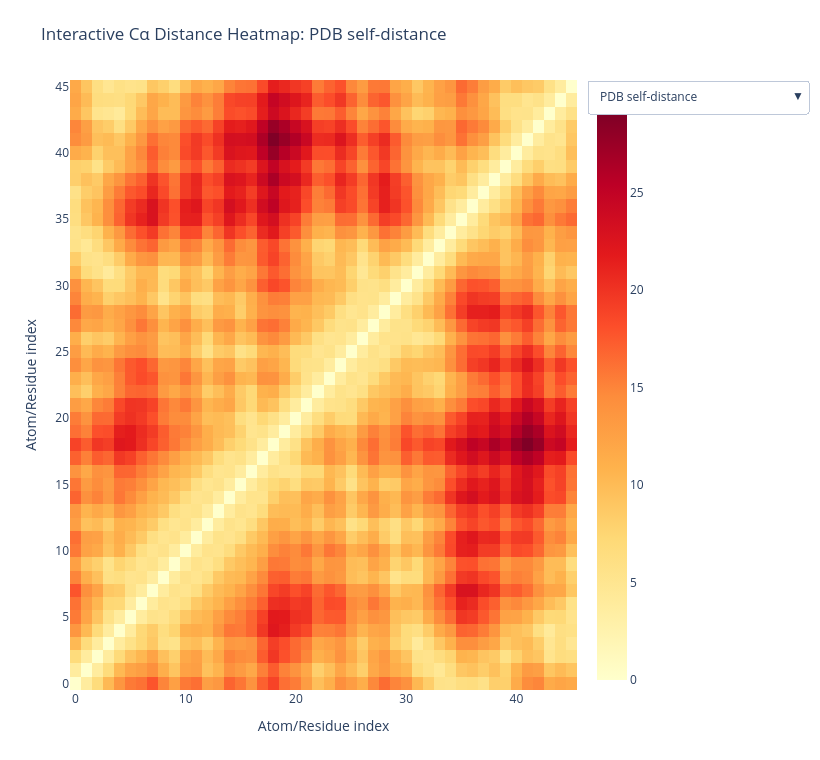
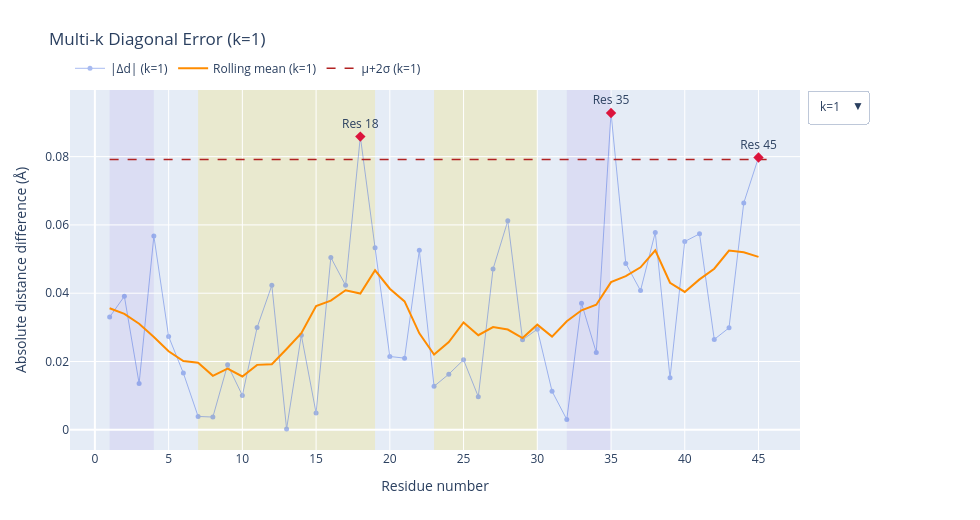
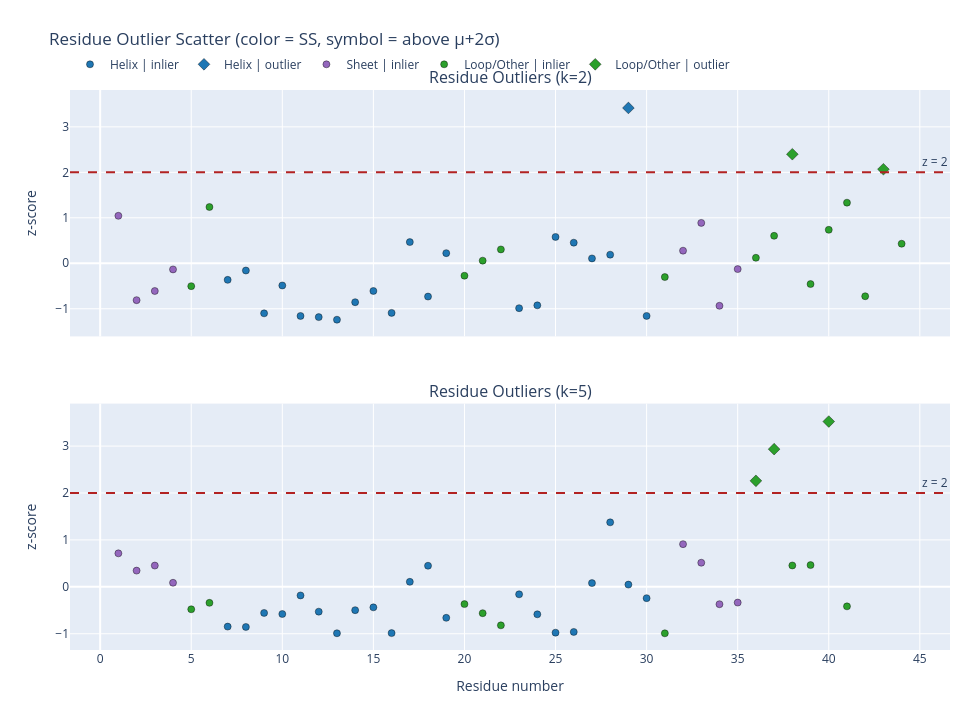
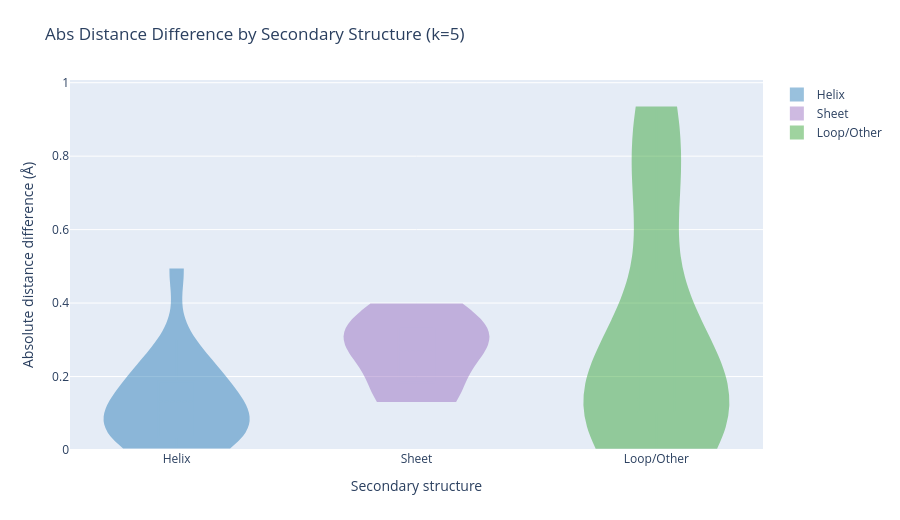

Notebook cell for these charts, in order:
### Code cell
pipeline = ProteinEvaluator(pdb_id="1CRN")
pipeline.fetch_structures()
pipeline.parse_and_align_structures()
pipeline.compute_invariants()
_ = pipeline.generate_visualisations()

### Figure 1 — Plotly figure (JSON) as saved in the notebook; plotly's stock layout.template omitted (floating-point values rounded to 4 significant figures; data arrays with more than 128 entries replaced by an {"elided": "..."} marker saying what was removed)
{"data": [{"coloraxis": "coloraxis", "customdata": {"elided": "4232 int values"}, "hovertemplate": "i: %{customdata[1]}<br>j: %{customdata[0]}<br>distance: %{z:.3f} Å<extra>PDB self-distance</extra>", "type": "heatmap", "visible": true, "x": [0, 1, 2, 3, 4, 5, 6, 7, 8, 9, 10, 11, 12, 13, 14, 15, 16, 17, 18, 19, 20, 21, 22, 23, 24, 25, 26, 27, 28, 29, 30, 31, 32, 33, 34, 35, 36, 37, 38, 39, 40, 41, 42, 43, 44, 45], "y": [0, 1, 2, 3, 4, 5, 6, 7, 8, 9, 10, 11, 12, 13, 14, 15, 16, 17, 18, 19, 20, 21, 22, 23, 24, 25, 26, 27, 28, 29, 30, 31, 32, 33, 34, 35, 36, 37, 38, 39, 40, 41, 42, 43, 44, 45], "z": {"elided": "46x46 float values"}}, {"coloraxis": "coloraxis", "customdata": {"elided": "4232 int values"}, "hovertemplate": "i: %{customdata[1]}<br>j: %{customdata[0]}<br>distance: %{z:.3f} Å<extra>AlphaFold self-distance</extra>", "type": "heatmap", "visible": false, "x": [0, 1, 2, 3, 4, 5, 6, 7, 8, 9, 10, 11, 12, 13, 14, 15, 16, 17, 18, 19, 20, 21, 22, 23, 24, 25, 26, 27, 28, 29, 30, 31, 32, 33, 34, 35, 36, 37, 38, 39, 40, 41, 42, 43, 44, 45], "y": [0, 1, 2, 3, 4, 5, 6, 7, 8, 9, 10, 11, 12, 13, 14, 15, 16, 17, 18, 19, 20, 21, 22, 23, 24, 25, 26, 27, 28, 29, 30, 31, 32, 33, 34, 35, 36, 37, 38, 39, 40, 41, 42, 43, 44, 45], "z": {"elided": "46x46 float values"}}, {"coloraxis": "coloraxis", "customdata": {"elided": "4232 int values"}, "hovertemplate": "i: %{customdata[1]}<br>j: %{customdata[0]}<br>distance: %{z:.3f} Å<extra>PDB vs AlphaFold cross-distance</extra>", "type": "heatmap", "visible": false, "x": [0, 1, 2, 3, 4, 5, 6, 7, 8, 9, 10, 11, 12, 13, 14, 15, 16, 17, 18, 19, 20, 21, 22, 23, 24, 25, 26, 27, 28, 29, 30, 31, 32, 33, 34, 35, 36, 37, 38, 39, 40, 41, 42, 43, 44, 45], "y": [0, 1, 2, 3, 4, 5, 6, 7, 8, 9, 10, 11, 12, 13, 14, 15, 16, 17, 18, 19, 20, 21, 22, 23, 24, 25, 26, 27, 28, 29, 30, 31, 32, 33, 34, 35, 36, 37, 38, 39, 40, 41, 42, 43, 44, 45], "z": {"elided": "46x46 float values"}}], "layout": {"coloraxis": {"colorbar": {"title": {"text": "Distance (Å)"}}, "colorscale": [[0, "rgb(255,255,204)"], [0.125, "rgb(255,237,160)"], [0.25, "rgb(254,217,118)"], [0.375, "rgb(254,178,76)"], [0.5, "rgb(253,141,60)"], [0.625, "rgb(252,78,42)"], [0.75, "rgb(227,26,28)"], [0.875, "rgb(189,0,38)"], [1, "rgb(128,0,38)"]]}, "height": 760, "margin": {"b": 70, "l": 70, "r": 220, "t": 80}, "title": {"text": "Interactive Cα Distance Heatmap: PDB self-distance"}, "updatemenus": [{"buttons": [{"args": [{"visible": [true, false, false]}, {"title": "Interactive Cα Distance Heatmap: PDB self-distance"}], "label": "PDB self-distance", "method": "update"}, {"args": [{"visible": [false, true, false]}, {"title": "Interactive Cα Distance Heatmap: AlphaFold self-distance"}], "label": "AlphaFold self-distance", "method": "update"}, {"args": [{"visible": [false, false, true]}, {"title": "Interactive Cα Distance Heatmap: PDB vs AlphaFold cross-distance"}], "label": "PDB vs AlphaFold cross-distance", "method": "update"}], "direction": "down", "x": 1.02, "xanchor": "left", "y": 1, "yanchor": "top"}], "width": 820, "xaxis": {"title": {"text": "Atom/Residue index"}}, "yaxis": {"title": {"text": "Atom/Residue index"}}}}

### Figure 2 — Plotly figure (JSON) as saved in the notebook; plotly's stock layout.template omitted (floating-point values rounded to 4 significant figures)
{"data": [{"hovertemplate": "Residue %{x}<br>abs diff %{y:.3f} Å<extra></extra>", "line": {"color": "royalblue", "width": 1}, "marker": {"color": "royalblue", "size": 5}, "mode": "lines+markers", "name": "|Δd| (k=1)", "opacity": 0.45, "type": "scatter", "visible": true, "x": [1, 2, 3, 4, 5, 6, 7, 8, 9, 10, 11, 12, 13, 14, 15, 16, 17, 18, 19, 20, 21, 22, 23, 24, 25, 26, 27, 28, 29, 30, 31, 32, 33, 34, 35, 36, 37, 38, 39, 40, 41, 42, 43, 44, 45], "y": [0.03303, 0.03909, 0.01357, 0.05675, 0.02733, 0.01661, 0.003908, 0.003731, 0.01903, 0.01007, 0.02996, 0.04231, 0.0002685, 0.02772, 0.004924, 0.05048, 0.0423, 0.08587, 0.05328, 0.02147, 0.02098, 0.05257, 0.01273, 0.01629, 0.02049, 0.0097, 0.0471, 0.0612, 0.02635, 0.02946, 0.01129, 0.003018, 0.03708, 0.02264, 0.09278, 0.04873, 0.04076, 0.05779, 0.01522, 0.05514, 0.05739, 0.02647, 0.02986, 0.06644, 0.07975]}, {"hovertemplate": "Residue %{x}<br>rolling %{y:.3f} Å<extra></extra>", "line": {"color": "darkorange", "width": 2}, "mode": "lines", "name": "Rolling mean (k=1)", "type": "scatter", "visible": true, "x": [1, 2, 3, 4, 5, 6, 7, 8, 9, 10, 11, 12, 13, 14, 15, 16, 17, 18, 19, 20, 21, 22, 23, 24, 25, 26, 27, 28, 29, 30, 31, 32, 33, 34, 35, 36, 37, 38, 39, 40, 41, 42, 43, 44, 45], "y": [0.03561, 0.03395, 0.03106, 0.02718, 0.023, 0.02013, 0.01963, 0.0158, 0.01795, 0.01561, 0.01901, 0.01918, 0.02368, 0.02828, 0.03627, 0.03784, 0.04086, 0.0399, 0.04671, 0.04132, 0.0376, 0.02826, 0.02203, 0.0257, 0.03144, 0.02769, 0.03008, 0.02937, 0.02687, 0.03079, 0.02729, 0.0318, 0.035, 0.03662, 0.04326, 0.045, 0.04758, 0.05254, 0.04307, 0.04038, 0.04404, 0.04718, 0.05251, 0.05198, 0.05063]}, {"hovertemplate": "threshold %{y:.3f} Å<extra></extra>", "line": {"color": "firebrick", "dash": "dash", "width": 1.5}, "mode": "lines", "name": "μ+2σ (k=1)", "type": "scatter", "visible": true, "x": [1, 46], "y": [0.07916, 0.07916]}, {"hovertemplate": "Residue %{x}<br>abs diff %{y:.3f} Å<extra></extra>", "marker": {"color": "crimson", "size": 8, "symbol": "diamond"}, "mode": "markers+text", "name": "Top outliers (k=1)", "showlegend": false, "text": ["Res 45", "Res 18", "Res 35"], "textposition": "top center", "type": "scatter", "visible": true, "x": [45, 18, 35], "y": [0.07975, 0.08587, 0.09278]}, {"hovertemplate": "Residue %{x}<br>abs diff %{y:.3f} Å<extra></extra>", "line": {"color": "royalblue", "width": 1}, "marker": {"color": "royalblue", "size": 5}, "mode": "lines+markers", "name": "|Δd| (k=2)", "opacity": 0.45, "type": "scatter", "visible": false, "x": [1, 2, 3, 4, 5, 6, 7, 8, 9, 10, 11, 12, 13, 14, 15, 16, 17, 18, 19, 20, 21, 22, 23, 24, 25, 26, 27, 28, 29, 30, 31, 32, 33, 34, 35, 36, 37, 38, 39, 40, 41, 42, 43, 44], "y": [0.2289, 0.04702, 0.06677, 0.1133, 0.07719, 0.2478, 0.09076, 0.111, 0.01862, 0.07867, 0.01286, 0.01048, 0.004887, 0.04258, 0.06682, 0.01959, 0.1723, 0.05476, 0.1485, 0.09976, 0.1323, 0.1565, 0.02973, 0.03585, 0.1833, 0.171, 0.137, 0.145, 0.4615, 0.01302, 0.09688, 0.1537, 0.2136, 0.03487, 0.114, 0.1384, 0.1858, 0.3617, 0.08175, 0.1987, 0.2573, 0.05545, 0.3294, 0.1687]}, {"hovertemplate": "Residue %{x}<br>rolling %{y:.3f} Å<extra></extra>", "line": {"color": "darkorange", "width": 2}, "mode": "lines", "name": "Rolling mean (k=2)", "type": "scatter", "visible": false, "x": [1, 2, 3, 4, 5, 6, 7, 8, 9, 10, 11, 12, 13, 14, 15, 16, 17, 18, 19, 20, 21, 22, 23, 24, 25, 26, 27, 28, 29, 30, 31, 32, 33, 34, 35, 36, 37, 38, 39, 40, 41, 42, 43, 44], "y": [0.114, 0.1066, 0.1302, 0.1245, 0.1077, 0.1036, 0.1053, 0.09099, 0.08146, 0.04675, 0.03987, 0.03356, 0.0337, 0.04707, 0.05305, 0.07276, 0.08632, 0.09913, 0.1119, 0.1134, 0.0939, 0.1123, 0.1155, 0.1208, 0.1226, 0.1662, 0.1638, 0.1725, 0.1683, 0.1744, 0.1598, 0.1554, 0.1092, 0.1339, 0.1717, 0.1614, 0.1593, 0.1911, 0.1827, 0.21, 0.2076, 0.1819, 0.2019, 0.2027]}, {"hovertemplate": "threshold %{y:.3f} Å<extra></extra>", "line": {"color": "firebrick", "dash": "dash", "width": 1.5}, "mode": "lines", "name": "μ+2σ (k=2)", "type": "scatter", "visible": false, "x": [1, 46], "y": [0.3227, 0.3227]}, {"hovertemplate": "Residue %{x}<br>abs diff %{y:.3f} Å<extra></extra>", "marker": {"color": "crimson", "size": 8, "symbol": "diamond"}, "mode": "markers+text", "name": "Top outliers (k=2)", "showlegend": false, "text": ["Res 43", "Res 38", "Res 29"], "textposition": "top center", "type": "scatter", "visible": false, "x": [43, 38, 29], "y": [0.3294, 0.3617, 0.4615]}, {"hovertemplate": "Residue %{x}<br>abs diff %{y:.3f} Å<extra></extra>", "line": {"color": "royalblue", "width": 1}, "marker": {"color": "royalblue", "size": 5}, "mode": "lines+markers", "name": "|Δd| (k=5)", "opacity": 0.45, "type": "scatter", "visible": false, "x": [1, 2, 3, 4, 5, 6, 7, 8, 9, 10, 11, 12, 13, 14, 15, 16, 17, 18, 19, 20, 21, 22, 23, 24, 25, 26, 27, 28, 29, 30, 31, 32, 33, 34, 35, 36, 37, 38, 39, 40, 41], "y": [0.356, 0.2805, 0.3027, 0.2274, 0.1113, 0.1396, 0.03572, 0.03395, 0.09536, 0.09075, 0.172, 0.1008, 0.006461, 0.1076, 0.1198, 0.007084, 0.2316, 0.3018, 0.07397, 0.1339, 0.09438, 0.04111, 0.1768, 0.08945, 0.009191, 0.01231, 0.226, 0.4917, 0.2194, 0.16, 0.00632, 0.3964, 0.3149, 0.1335, 0.1408, 0.6732, 0.8118, 0.3031, 0.3047, 0.9327, 0.1242]}, {"hovertemplate": "Residue %{x}<br>rolling %{y:.3f} Å<extra></extra>", "line": {"color": "darkorange", "width": 2}, "mode": "lines", "name": "Rolling mean (k=5)", "type": "scatter", "visible": false, "x": [1, 2, 3, 4, 5, 6, 7, 8, 9, 10, 11, 12, 13, 14, 15, 16, 17, 18, 19, 20, 21, 22, 23, 24, 25, 26, 27, 28, 29, 30, 31, 32, 33, 34, 35, 36, 37, 38, 39, 40, 41], "y": [0.2916, 0.2556, 0.2362, 0.2076, 0.1616, 0.1352, 0.1049, 0.09695, 0.09546, 0.07644, 0.0867, 0.09896, 0.08635, 0.1065, 0.125, 0.1212, 0.1394, 0.1375, 0.1263, 0.1505, 0.1302, 0.08841, 0.0796, 0.09275, 0.1495, 0.175, 0.1726, 0.1607, 0.216, 0.2592, 0.246, 0.1959, 0.2607, 0.3539, 0.3962, 0.3831, 0.4714, 0.4701, 0.5249, 0.4953, 0.4162]}, {"hovertemplate": "threshold %{y:.3f} Å<extra></extra>", "line": {"color": "firebrick", "dash": "dash", "width": 1.5}, "mode": "lines", "name": "μ+2σ (k=5)", "type": "scatter", "visible": false, "x": [1, 46], "y": [0.62, 0.62]}, {"hovertemplate": "Residue %{x}<br>abs diff %{y:.3f} Å<extra></extra>", "marker": {"color": "crimson", "size": 8, "symbol": "diamond"}, "mode": "markers+text", "name": "Top outliers (k=5)", "showlegend": false, "text": ["Res 36", "Res 37", "Res 40"], "textposition": "top center", "type": "scatter", "visible": false, "x": [36, 37, 40], "y": [0.6732, 0.8118, 0.9327]}], "layout": {"height": 520, "legend": {"orientation": "h", "x": 0, "xanchor": "left", "y": 1.02, "yanchor": "bottom"}, "margin": {"b": 70, "l": 70, "r": 180, "t": 90}, "shapes": [{"fillcolor": "gold", "layer": "below", "line": {"width": 0}, "opacity": 0.16, "type": "rect", "x0": 7, "x1": 19, "xref": "x", "y0": 0, "y1": 1, "yref": "y domain"}, {"fillcolor": "gold", "layer": "below", "line": {"width": 0}, "opacity": 0.16, "type": "rect", "x0": 23, "x1": 30, "xref": "x", "y0": 0, "y1": 1, "yref": "y domain"}, {"fillcolor": "mediumpurple", "layer": "below", "line": {"width": 0}, "opacity": 0.12, "type": "rect", "x0": 1, "x1": 4, "xref": "x", "y0": 0, "y1": 1, "yref": "y domain"}, {"fillcolor": "mediumpurple", "layer": "below", "line": {"width": 0}, "opacity": 0.12, "type": "rect", "x0": 32, "x1": 35, "xref": "x", "y0": 0, "y1": 1, "yref": "y domain"}], "title": {"text": "Multi-k Diagonal Error (k=1)"}, "updatemenus": [{"buttons": [{"args": [{"visible": [true, true, true, true, false, false, false, false, false, false, false, false]}, {"title": "Multi-k Diagonal Error (k=1) with Fixed SS Shading"}], "label": "k=1", "method": "update"}, {"args": [{"visible": [false, false, false, false, true, true, true, true, false, false, false, false]}, {"title": "Multi-k Diagonal Error (k=2) with Fixed SS Shading"}], "label": "k=2", "method": "update"}, {"args": [{"visible": [false, false, false, false, false, false, false, false, true, true, true, true]}, {"title": "Multi-k Diagonal Error (k=5) with Fixed SS Shading"}], "label": "k=5", "method": "update"}], "direction": "down", "x": 1.01, "xanchor": "left", "y": 1, "yanchor": "top"}], "width": 980, "xaxis": {"title": {"text": "Residue number"}}, "yaxis": {"title": {"text": "Absolute distance difference (Å)"}}}}

### Figure 3 — Plotly figure (JSON) as saved in the notebook; plotly's stock layout.template omitted (floating-point values rounded to 4 significant figures)
{"data": [{"customdata": [[0.0908, "Helix", false], [0.111, "Helix", false], [0.0186, "Helix", false], [0.0787, "Helix", false], [0.0129, "Helix", false], [0.0105, "Helix", false], [0.0049, "Helix", false], [0.0426, "Helix", false], [0.0668, "Helix", false], [0.0196, "Helix", false], [0.1723, "Helix", false], [0.0548, "Helix", false], [0.1485, "Helix", false], [0.0297, "Helix", false], [0.0359, "Helix", false], [0.1833, "Helix", false], [0.171, "Helix", false], [0.137, "Helix", false], [0.145, "Helix", false], [0.013, "Helix", false]], "hovertemplate": "Residue %{x}<br>z-score %{y:.3f}<br>abs diff %{customdata[0]:.3f} Å<br>SS %{customdata[1]}<br>above μ+2σ %{customdata[2]}<extra></extra>", "legendgroup": "Helix_False", "marker": {"color": "#1f77b4", "line": {"color": "black", "width": 0.4}, "size": 7, "symbol": "circle"}, "mode": "markers", "name": "Helix | inlier", "showlegend": true, "type": "scatter", "x": [7, 8, 9, 10, 11, 12, 13, 14, 15, 16, 17, 18, 19, 23, 24, 25, 26, 27, 28, 30], "xaxis": "x", "y": [-0.365, -0.159, -1.101, -0.488, -1.159, -1.184, -1.241, -0.856, -0.609, -1.091, 0.466, -0.732, 0.223, -0.987, -0.925, 0.579, 0.453, 0.107, 0.189, -1.158], "yaxis": "y"}, {"customdata": [[0.4615, "Helix", true]], "hovertemplate": "Residue %{x}<br>z-score %{y:.3f}<br>abs diff %{customdata[0]:.3f} Å<br>SS %{customdata[1]}<br>above μ+2σ %{customdata[2]}<extra></extra>", "legendgroup": "Helix_True", "marker": {"color": "#1f77b4", "line": {"color": "black", "width": 0.4}, "size": 9, "symbol": "diamond"}, "mode": "markers", "name": "Helix | outlier", "showlegend": true, "type": "scatter", "x": [29], "xaxis": "x", "y": [3.416], "yaxis": "y"}, {"customdata": [[0.2289, "Sheet", false], [0.047, "Sheet", false], [0.0668, "Sheet", false], [0.1133, "Sheet", false], [0.1537, "Sheet", false], [0.2136, "Sheet", false], [0.0349, "Sheet", false], [0.114, "Sheet", false]], "hovertemplate": "Residue %{x}<br>z-score %{y:.3f}<br>abs diff %{customdata[0]:.3f} Å<br>SS %{customdata[1]}<br>above μ+2σ %{customdata[2]}<extra></extra>", "legendgroup": "Sheet_False", "marker": {"color": "#9467bd", "line": {"color": "black", "width": 0.4}, "size": 7, "symbol": "circle"}, "mode": "markers", "name": "Sheet | inlier", "showlegend": true, "type": "scatter", "x": [1, 2, 3, 4, 32, 33, 34, 35], "xaxis": "x", "y": [1.044, -0.811, -0.61, -0.135, 0.277, 0.888, -0.935, -0.128], "yaxis": "y"}, {"customdata": [[0.0772, "Loop/Other", false], [0.2478, "Loop/Other", false], [0.0998, "Loop/Other", false], [0.1323, "Loop/Other", false], [0.1565, "Loop/Other", false], [0.0969, "Loop/Other", false], [0.1384, "Loop/Other", false], [0.1858, "Loop/Other", false], [0.0817, "Loop/Other", false], [0.1987, "Loop/Other", false], [0.2573, "Loop/Other", false], [0.0555, "Loop/Other", false], [0.1687, "Loop/Other", false]], "hovertemplate": "Residue %{x}<br>z-score %{y:.3f}<br>abs diff %{customdata[0]:.3f} Å<br>SS %{customdata[1]}<br>above μ+2σ %{customdata[2]}<extra></extra>", "legendgroup": "Loop/Other_False", "marker": {"color": "#2ca02c", "line": {"color": "black", "width": 0.4}, "size": 7, "symbol": "circle"}, "mode": "markers", "name": "Loop/Other | inlier", "showlegend": true, "type": "scatter", "x": [5, 6, 20, 21, 22, 31, 36, 37, 39, 40, 41, 42, 44], "xaxis": "x", "y": [-0.503, 1.237, -0.273, 0.058, 0.305, -0.303, 0.121, 0.604, -0.457, 0.736, 1.333, -0.725, 0.43], "yaxis": "y"}, {"customdata": [[0.3617, "Loop/Other", true], [0.3294, "Loop/Other", true]], "hovertemplate": "Residue %{x}<br>z-score %{y:.3f}<br>abs diff %{customdata[0]:.3f} Å<br>SS %{customdata[1]}<br>above μ+2σ %{customdata[2]}<extra></extra>", "legendgroup": "Loop/Other_True", "marker": {"color": "#2ca02c", "line": {"color": "black", "width": 0.4}, "size": 9, "symbol": "diamond"}, "mode": "markers", "name": "Loop/Other | outlier", "showlegend": true, "type": "scatter", "x": [38, 43], "xaxis": "x", "y": [2.398, 2.068], "yaxis": "y"}, {"customdata": [[0.0357, "Helix", false], [0.034, "Helix", false], [0.0954, "Helix", false], [0.0907, "Helix", false], [0.172, "Helix", false], [0.1008, "Helix", false], [0.0065, "Helix", false], [0.1076, "Helix", false], [0.1198, "Helix", false], [0.0071, "Helix", false], [0.2316, "Helix", false], [0.3018, "Helix", false], [0.074, "Helix", false], [0.1768, "Helix", false], [0.0894, "Helix", false], [0.0092, "Helix", false], [0.0123, "Helix", false], [0.226, "Helix", false], [0.4917, "Helix", false], [0.2194, "Helix", false], [0.16, "Helix", false]], "hovertemplate": "Residue %{x}<br>z-score %{y:.3f}<br>abs diff %{customdata[0]:.3f} Å<br>SS %{customdata[1]}<br>above μ+2σ %{customdata[2]}<extra></extra>", "legendgroup": "Helix_False", "marker": {"color": "#1f77b4", "line": {"color": "black", "width": 0.4}, "size": 7, "symbol": "circle"}, "mode": "markers", "name": "Helix | inlier", "showlegend": false, "type": "scatter", "x": [7, 8, 9, 10, 11, 12, 13, 14, 15, 16, 17, 18, 19, 23, 24, 25, 26, 27, 28, 29, 30], "xaxis": "x2", "y": [-0.847, -0.855, -0.556, -0.579, -0.183, -0.529, -0.989, -0.497, -0.437, -0.986, 0.107, 0.45, -0.66, -0.159, -0.585, -0.976, -0.961, 0.08, 1.375, 0.048, -0.241], "yaxis": "y2"}, {"customdata": [[0.356, "Sheet", false], [0.2805, "Sheet", false], [0.3027, "Sheet", false], [0.2274, "Sheet", false], [0.3964, "Sheet", false], [0.3149, "Sheet", false], [0.1335, "Sheet", false], [0.1408, "Sheet", false]], "hovertemplate": "Residue %{x}<br>z-score %{y:.3f}<br>abs diff %{customdata[0]:.3f} Å<br>SS %{customdata[1]}<br>above μ+2σ %{customdata[2]}<extra></extra>", "legendgroup": "Sheet_False", "marker": {"color": "#9467bd", "line": {"color": "black", "width": 0.4}, "size": 7, "symbol": "circle"}, "mode": "markers", "name": "Sheet | inlier", "showlegend": false, "type": "scatter", "x": [1, 2, 3, 4, 32, 33, 34, 35], "xaxis": "x2", "y": [0.714, 0.346, 0.454, 0.087, 0.91, 0.514, -0.37, -0.335], "yaxis": "y2"}, {"customdata": [[0.1113, "Loop/Other", false], [0.1396, "Loop/Other", false], [0.1339, "Loop/Other", false], [0.0944, "Loop/Other", false], [0.0411, "Loop/Other", false], [0.0063, "Loop/Other", false], [0.3031, "Loop/Other", false], [0.3047, "Loop/Other", false], [0.1242, "Loop/Other", false]], "hovertemplate": "Residue %{x}<br>z-score %{y:.3f}<br>abs diff %{customdata[0]:.3f} Å<br>SS %{customdata[1]}<br>above μ+2σ %{customdata[2]}<extra></extra>", "legendgroup": "Loop/Other_False", "marker": {"color": "#2ca02c", "line": {"color": "black", "width": 0.4}, "size": 7, "symbol": "circle"}, "mode": "markers", "name": "Loop/Other | inlier", "showlegend": false, "type": "scatter", "x": [5, 6, 20, 21, 22, 31, 38, 39, 41], "xaxis": "x2", "y": [-0.478, -0.341, -0.368, -0.561, -0.82, -0.99, 0.456, 0.464, -0.416], "yaxis": "y2"}, {"customdata": [[0.6732, "Loop/Other", true], [0.8118, "Loop/Other", true], [0.9327, "Loop/Other", true]], "hovertemplate": "Residue %{x}<br>z-score %{y:.3f}<br>abs diff %{customdata[0]:.3f} Å<br>SS %{customdata[1]}<br>above μ+2σ %{customdata[2]}<extra></extra>", "legendgroup": "Loop/Other_True", "marker": {"color": "#2ca02c", "line": {"color": "black", "width": 0.4}, "size": 9, "symbol": "diamond"}, "mode": "markers", "name": "Loop/Other | outlier", "showlegend": false, "type": "scatter", "x": [36, 37, 40], "xaxis": "x2", "y": [2.259, 2.935, 3.523], "yaxis": "y2"}], "layout": {"annotations": [{"font": {"size": 16}, "showarrow": false, "text": "Residue Outliers (k=2)", "x": 0.5, "xanchor": "center", "xref": "paper", "y": 1, "yanchor": "bottom", "yref": "paper"}, {"font": {"size": 16}, "showarrow": false, "text": "Residue Outliers (k=5)", "x": 0.5, "xanchor": "center", "xref": "paper", "y": 0.44, "yanchor": "bottom", "yref": "paper"}, {"showarrow": false, "text": "z = 2", "x": 1, "xanchor": "right", "xref": "x domain", "y": 2, "yanchor": "bottom", "yref": "y"}, {"showarrow": false, "text": "z = 2", "x": 1, "xanchor": "right", "xref": "x2 domain", "y": 2, "yanchor": "bottom", "yref": "y2"}], "height": 720, "legend": {"orientation": "h", "x": 0, "xanchor": "left", "y": 1.02, "yanchor": "bottom"}, "margin": {"b": 70, "l": 70, "r": 30, "t": 90}, "shapes": [{"line": {"color": "firebrick", "dash": "dash"}, "type": "line", "x0": 0, "x1": 1, "xref": "x domain", "y0": 2, "y1": 2, "yref": "y"}, {"line": {"color": "firebrick", "dash": "dash"}, "type": "line", "x0": 0, "x1": 1, "xref": "x2 domain", "y0": 2, "y1": 2, "yref": "y2"}], "title": {"text": "Residue Outlier Scatter (color = SS, symbol = above μ+2σ)"}, "width": 980, "xaxis": {"anchor": "y", "domain": [0, 1], "matches": "x2", "showticklabels": false}, "xaxis2": {"anchor": "y2", "domain": [0, 1], "title": {"text": "Residue number"}}, "yaxis": {"anchor": "x", "domain": [0.56, 1], "title": {"text": "z-score"}}, "yaxis2": {"anchor": "x2", "domain": [0, 0.44], "title": {"text": "z-score"}}}}

### Figure 4 — Plotly figure (JSON) as saved in the notebook; plotly's stock layout.template omitted (floating-point values rounded to 4 significant figures)
{"data": [{"alignmentgroup": "ss", "box": {"visible": true}, "customdata": [[7.0, -0.847, 0.0], [8.0, -0.855, 0.0], [9.0, -0.556, 0.0], [10.0, -0.579, 0.0], [11.0, -0.183, 0.0], [12.0, -0.529, 0.0], [13.0, -0.989, 0.0], [14.0, -0.497, 0.0], [15.0, -0.437, 0.0], [16.0, -0.986, 0.0], [17.0, 0.107, 0.0], [18.0, 0.45, 0.0], [19.0, -0.66, 0.0], [23.0, -0.159, 0.0], [24.0, -0.585, 0.0], [25.0, -0.976, 0.0], [26.0, -0.961, 0.0], [27.0, 0.08, 0.0], [28.0, 1.375, 0.0], [29.0, 0.048, 0.0], [30.0, -0.241, 0.0]], "fillcolor": "#1f77b4", "hovertemplate": "SS %{x}<br>abs diff %{y:.3f} Å<br>Residue %{customdata[0]}<br>z-score %{customdata[1]:.3f}<br>above μ+2σ %{customdata[2]}<extra></extra>", "line": {"color": "#1f77b4"}, "marker": {"opacity": 0.55, "size": 5}, "meanline": {"visible": true}, "name": "Helix", "offsetgroup": "Helix", "opacity": 0.45, "points": false, "side": "both", "span": [0, 0.9327], "spanmode": "hard", "type": "violin", "width": 0.6, "x0": "Helix", "y": [0.0357, 0.034, 0.0954, 0.0907, 0.172, 0.1008, 0.0065, 0.1076, 0.1198, 0.0071, 0.2316, 0.3018, 0.074, 0.1768, 0.0894, 0.0092, 0.0123, 0.226, 0.4917, 0.2194, 0.16]}, {"alignmentgroup": "ss", "box": {"visible": true}, "customdata": [[1.0, 0.714, 0.0], [2.0, 0.346, 0.0], [3.0, 0.454, 0.0], [4.0, 0.087, 0.0], [32.0, 0.91, 0.0], [33.0, 0.514, 0.0], [34.0, -0.37, 0.0], [35.0, -0.335, 0.0]], "fillcolor": "#9467bd", "hovertemplate": "SS %{x}<br>abs diff %{y:.3f} Å<br>Residue %{customdata[0]}<br>z-score %{customdata[1]:.3f}<br>above μ+2σ %{customdata[2]}<extra></extra>", "line": {"color": "#9467bd"}, "marker": {"opacity": 0.55, "size": 5}, "meanline": {"visible": true}, "name": "Sheet", "offsetgroup": "Sheet", "opacity": 0.45, "points": false, "side": "both", "span": [0, 0.9327], "spanmode": "hard", "type": "violin", "width": 0.6, "x0": "Sheet", "y": [0.356, 0.2805, 0.3027, 0.2274, 0.3964, 0.3149, 0.1335, 0.1408]}, {"alignmentgroup": "ss", "box": {"visible": true}, "customdata": [[5.0, -0.478, 0.0], [6.0, -0.341, 0.0], [20.0, -0.368, 0.0], [21.0, -0.561, 0.0], [22.0, -0.82, 0.0], [31.0, -0.99, 0.0], [36.0, 2.259, 1.0], [37.0, 2.935, 1.0], [38.0, 0.456, 0.0], [39.0, 0.464, 0.0], [40.0, 3.523, 1.0], [41.0, -0.416, 0.0]], "fillcolor": "#2ca02c", "hovertemplate": "SS %{x}<br>abs diff %{y:.3f} Å<br>Residue %{customdata[0]}<br>z-score %{customdata[1]:.3f}<br>above μ+2σ %{customdata[2]}<extra></extra>", "line": {"color": "#2ca02c"}, "marker": {"opacity": 0.55, "size": 5}, "meanline": {"visible": true}, "name": "Loop/Other", "offsetgroup": "Loop/Other", "opacity": 0.45, "points": false, "side": "both", "span": [0, 0.9327], "spanmode": "hard", "type": "violin", "width": 0.6, "x0": "Loop/Other", "y": [0.1113, 0.1396, 0.1339, 0.0944, 0.0411, 0.0063, 0.6732, 0.8118, 0.3031, 0.3047, 0.9327, 0.1242]}], "layout": {"height": 520, "margin": {"b": 70, "l": 70, "r": 40, "t": 80}, "title": {"text": "Abs Distance Difference by Secondary Structure (k=5)"}, "violingap": 0.15, "violinmode": "group", "width": 900, "xaxis": {"categoryarray": ["Helix", "Sheet", "Loop/Other"], "categoryorder": "array", "title": {"text": "Secondary structure"}, "type": "category"}, "yaxis": {"range": [0, 1.007], "title": {"text": "Absolute distance difference (Å)"}}}}
